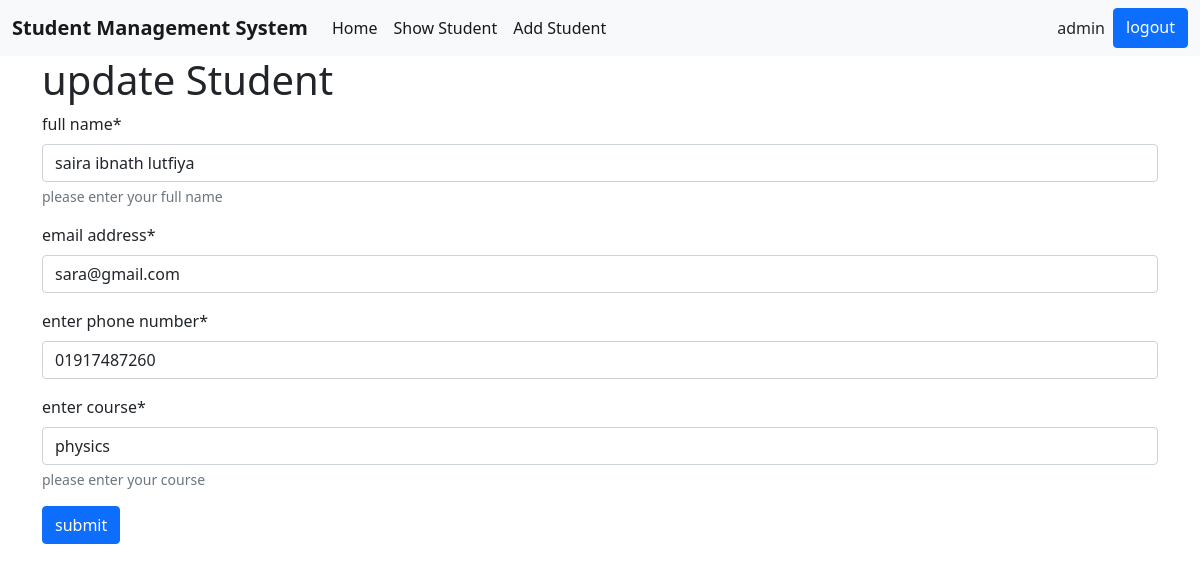
The app's page //update/4 (signed in) with its own data.
### studentApp/models.py (models this page shows, shortened)
class Form(models.Model):
    name = models.CharField(max_length=50)
    email = models.EmailField()
    phone = models.CharField(max_length=12)
    course = models.CharField( max_length=50)

### studentApp/views.py (the view)
# urls.py: path('update/<int:id>', views.update, name='update'),
@login_required(login_url='login_view')
def update(request,id):
    formdata = models.Form.objects.get(id=id)
    form = forms.ModelForms(instance=formdata)
    if request.method == 'POST':
        form = forms.ModelForms(request.POST, request.FILES, instance=formdata)
        if form.is_valid():
            form.save()
            return redirect('showStudent')
    return render(request, 'update.html', {'form': form, 'edit': True})

### studentApp/forms.py
class ModelForms(forms.ModelForm):
    class Meta:
        model = models.Form
        fields = '__all__'
        labels={
            'name':'full name',
            'email':'email address',
            'phone':'enter phone number',
            'course':'enter course',
        }
        help_texts={
            'name':'please enter your full name',
            'course':'please enter your course'
        }

### templates/update.html (shortened to what this page needs)
{% extends 'index.html' %}
{% load crispy_forms_tags %}
{% block content %}
<div class="container">
    <h1>update Student</h1>
    <form method="post">
        {{ form|crispy }}
        <button type="submit" class="btn btn-primary">submit</button>
      </form>
</div>
{% endblock content %}

### templates/index.html (shortened to what this page needs)
{% load crispy_forms_tags %}
<!DOCTYPE html>
<html lang="en">
<head>
    <link href="https://cdn.jsdelivr.net/npm/bootstrap@5.0.2/dist/css/bootstrap.min.css" rel="stylesheet">
</head>
<body>
    <nav class="navbar navbar-expand-lg navbar-light bg-light">
        <div class="container-fluid">
          <b class="navbar-brand" >Student Management System</b>
          <div class="collapse navbar-collapse" id="navbarSupportedContent">
            <ul class="navbar-nav me-auto mb-2 mb-lg-0">
                <li class="nav-item">
                  <a class="nav-link active" aria-current="page" href="{% url 'home' %}">Home</a>
                </li>
                <li class="nav-item">
                    <a class="nav-link active" aria-current="page" href="{% url 'showStudent' %}">Show Student</a>
                </li>
                <li class="nav-item">
                  <a class="nav-link active" aria-current="page" href="{% url 'addStudents' %}">Add Student</a>
              </li>
              </ul>
            {% if user.is_authenticated %}
            <div class="d-flex">
             <p class="m-2">{{user.username}}</p>
             <a href="{% url 'user_logout' %}" class="btn btn-primary" >logout</a>
            </div>
            {% else %}
            <div class="d-flex">
              <a href="{% url 'signup' %}" class="btn btn-success mx-3" >Sign up</a>
              <a href="{% url 'login_view' %}" class="btn btn-primary" >Login</a>
            </div>
            {% endif %}
          </div>
        </div>
    </nav>
  {% block content %}
  {% endblock %}
</body>
</html>

### records on screen
Form: name "saira ibnath lutfiya", email "sara@gmail.com", phone "01917487260", course "physics"

### other values on screen
{{ user.username }} "admin"
